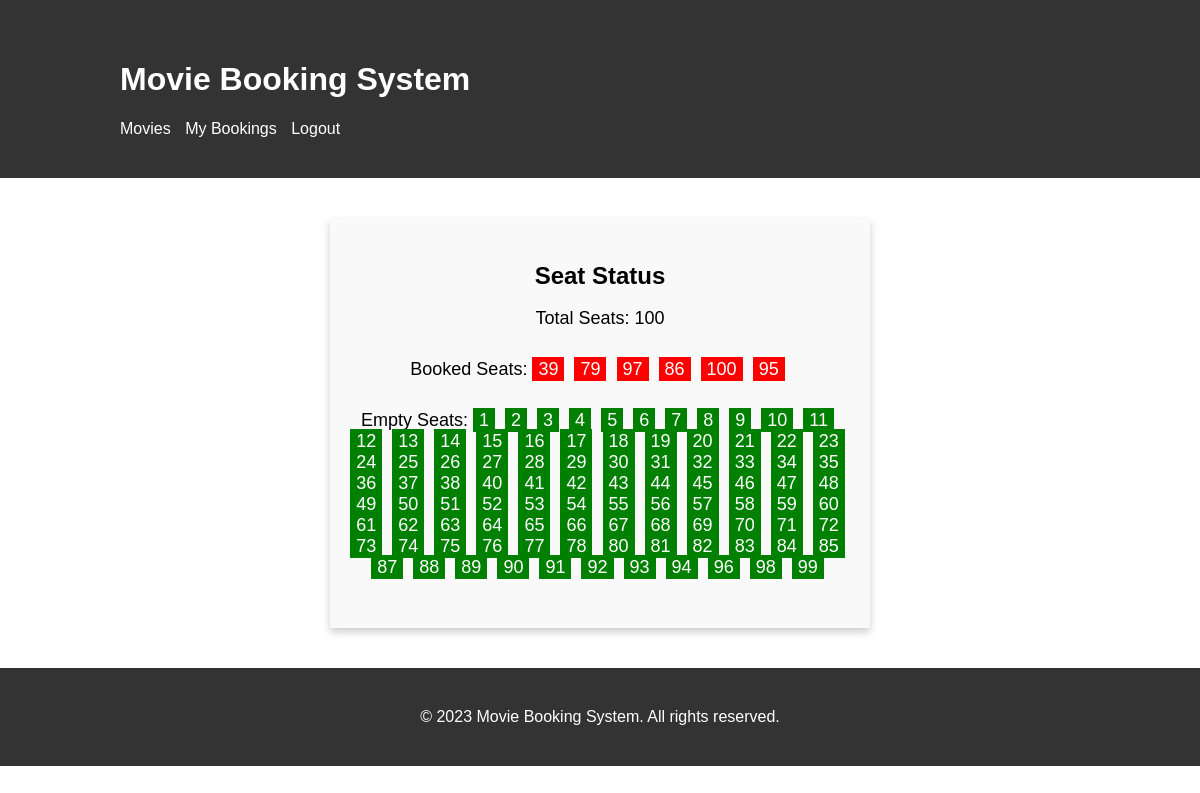
The app's page /movies/1/seat-status/ (signed in) with its own data.
### movies/models.py (models this page shows, shortened)
class Movie(models.Model):
    title = models.CharField(max_length=200)
    description = models.TextField()
    release_date = models.DateField()
    added_by = models.ForeignKey(CustomUser, on_delete=models.CASCADE)
    image = models.ImageField(upload_to='movies/images', null=True, blank=True)
    total_seats = models.PositiveIntegerField(default=0)
    booked_seats = models.PositiveIntegerField(default=0)
    def get_empty_seat_numbers(self):
        booked_seat_numbers = self.bookedseatdetail_set.values_list(
            'seat_number', flat=True)
        all_seat_numbers = range(1, self.total_seats + 1)
        empty_seat_numbers = [
            seat_number for seat_number in all_seat_numbers if seat_number not in booked_seat_numbers]
        return empty_seat_numbers

class BookedSeatDetail(models.Model):
    movie = models.ForeignKey(Movie, on_delete=models.CASCADE)
    seat_number = models.PositiveIntegerField()
    is_booked = models.BooleanField(default=False)
    booking_date = models.DateTimeField(default=timezone.now)
    user = models.ForeignKey(settings.AUTH_USER_MODEL, on_delete=models.CASCADE)

### movies/views.py (the view)
# urls.py: path('<int:movie_id>/seat-status/', seat_status, name='seat_status'),
@login_required(login_url='users:login')
def seat_status(request, movie_id):
    movie = get_object_or_404(Movie, pk=movie_id)
    booked_seats = movie.bookedseatdetail_set.all().count()
    empty_seats = movie.total_seats - booked_seats
    context = {
        'movie': movie,
        'empty_seats': empty_seats,
        'booked_seats': booked_seats
    }
    return render(request, 'seat_status.html', context)

### movies/templates/seat_status.html (shortened to what this page needs)
{% extends 'base.html' %}
{% block content %}
<head>
</head>
<div class="container">
    <div class="card">
        <h3 class="card-title">Seat Status</h3>
        <p class="card-text">Total Seats: {{ movie.total_seats }}</p>
        <p class="card-text">Booked Seats:
            {% for seat in movie.bookedseatdetail_set.all %}
            <span class="booked-seat">{{ seat.seat_number }}</span>
            {% empty %}
            No booked seats yet.
            {% endfor %}
        </p>
        <p class="card-text">Empty Seats:
            {% for seat_number in movie.get_empty_seat_numbers %}
            <span class="empty-seat" onclick="bookSeat({{ seat_number }})">{{ seat_number }}</span>
            {% empty %}
            No empty seats.
            {% endfor %}
        </p>
    </div>
</div>
{% endblock %}

### movies/templates/base.html (style rules this page uses)
body { font-family: Arial, sans-serif; margin: 0; padding: 0; }
.container { max-width: 960px; margin: 0 auto; padding: 20px; }

### movies/templates/seat_status.html (style rules this page uses)
body { font-family: Arial, sans-serif; margin: 0; padding: 0; }
.container { max-width: 960px; margin: 0 auto; padding: 20px; }
.card { box-shadow: 0 4px 8px 0 rgba(0, 0, 0, 0.2); max-width: 500px; margin: 0 auto; background-color: #f9f9f9; padding: 20px; text-align: center; }
.card-title { font-size: 24px; margin-bottom: 10px; }
.card-text { font-size: 18px; margin-bottom: 30px; }
.booked-seat { background-color: red; color: white; padding: 2px 6px; margin-right: 5px; cursor: not-allowed; }
.empty-seat { background-color: green; color: white; padding: 2px 6px; margin-right: 5px; cursor: pointer; }

### records on screen
Movie: total_seats "100"
BookedSeatDetail: seat_number "39"
BookedSeatDetail: seat_number "79"
BookedSeatDetail: seat_number "97"
BookedSeatDetail: seat_number "86"
BookedSeatDetail: seat_number "100"
BookedSeatDetail: seat_number "95"

### other values on screen
{{ seat_number }} "1" "2" "3" "4" "5" "6" "7" "8" "9" "10" "11" "12" "13" "14" "15" "16" "17" "18" "19" "20" "21" "22" "23" "24" "25" "26" "27" "28" "29" "30" "31" "32" "33" "34" "35" "36" "37" "38" "40" "41" "42" "43" "44" "45" "46" "47" "48" "49" "50" "51" "52" "53" "54" "55" "56" "57" "58" "59" "60" "61" "62" "63" "64" "65" "66" "67" "68" "69" "70" "71" "72" "73" "74" "75" "76" "77" "78" "80" "81" "82" "83" "84" "85" "87" "88" "89" "90" "91" "92" "93" "94" "96" "98" "99"
